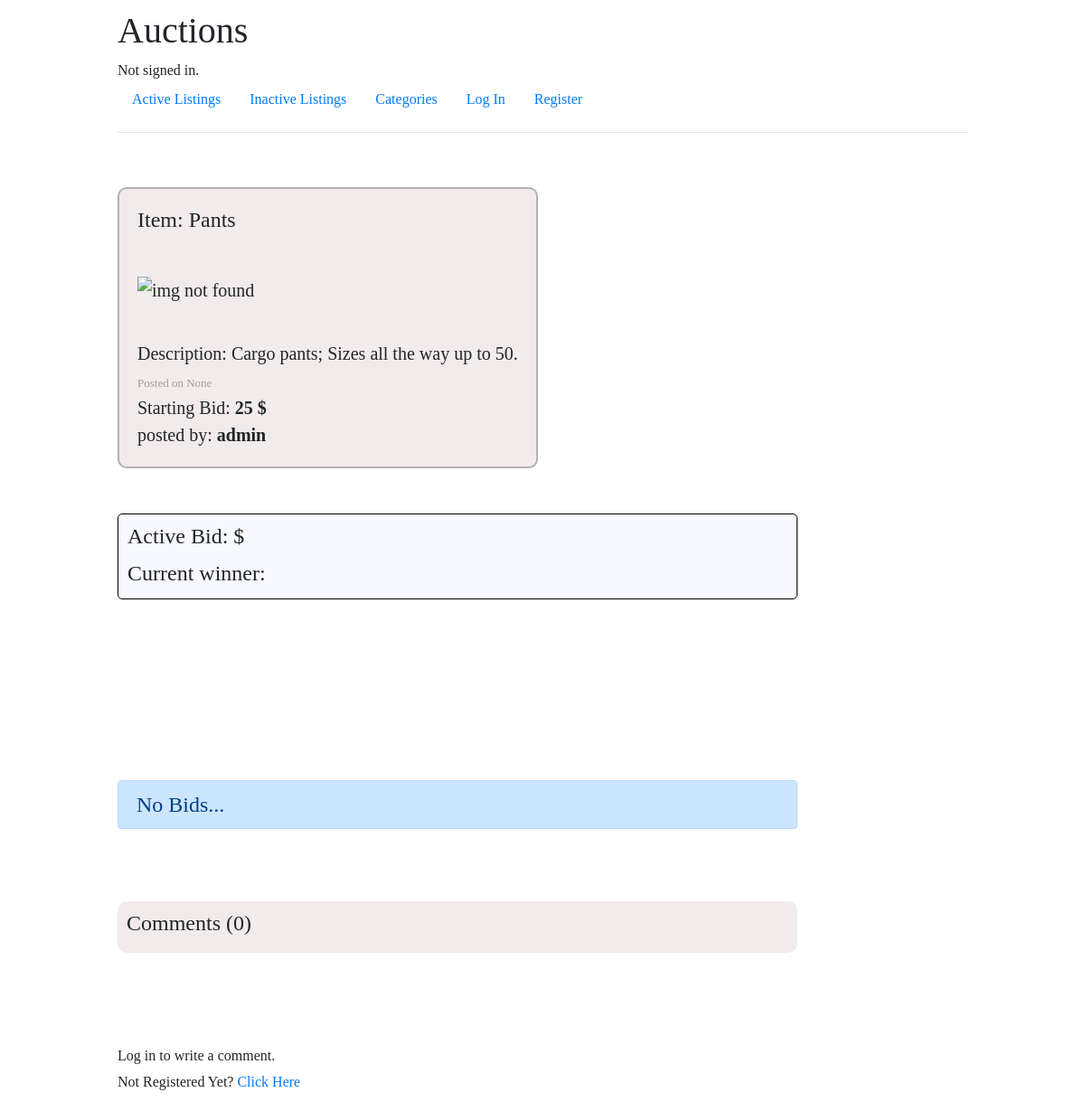
Page /listing/9 on the earlier database version.
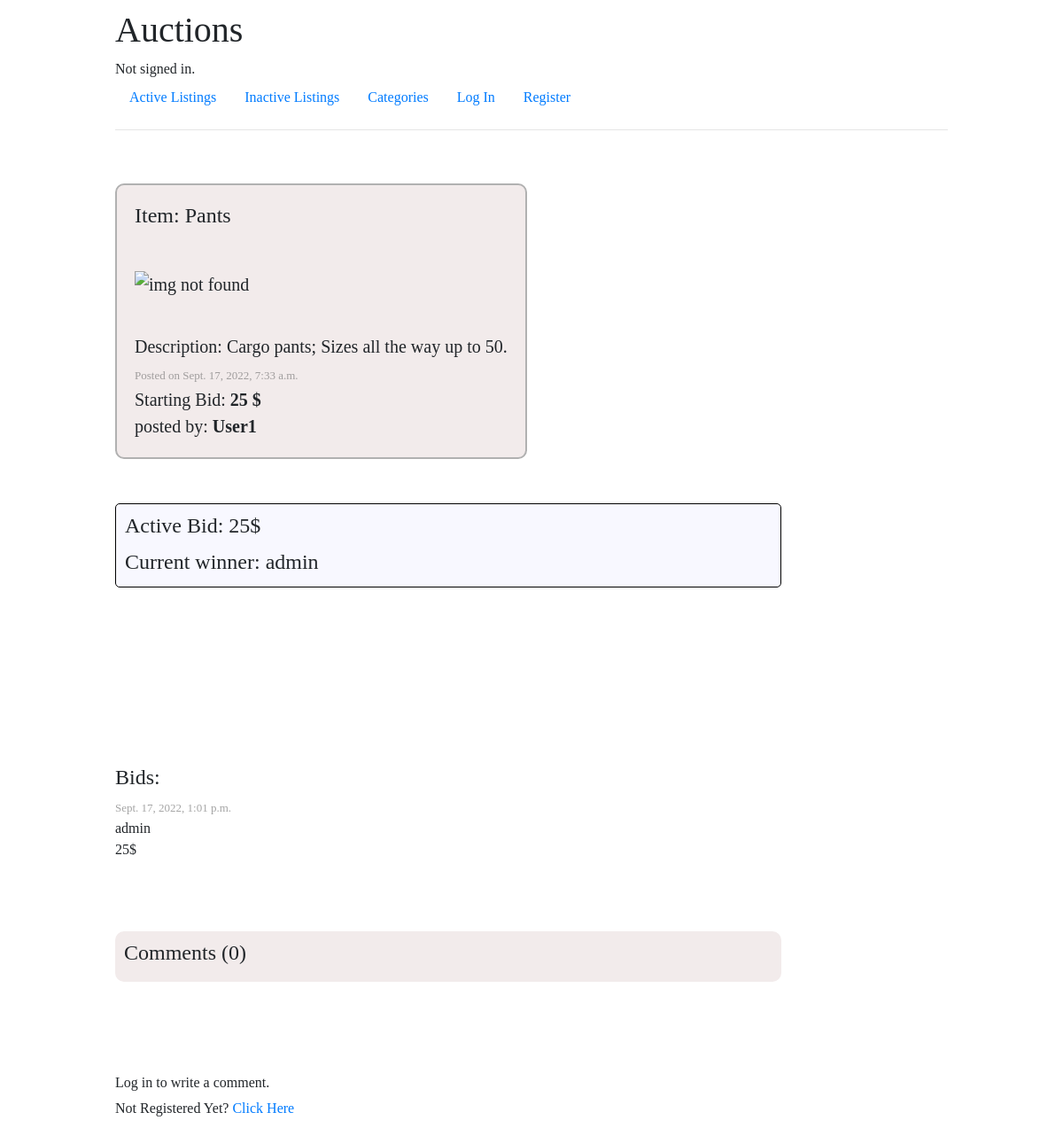
Same page on the later database version.
### auctions/models.py (models this page shows, shortened)
class Listing(models.Model):
    title = models.CharField('Title',max_length=64)
    content = models.TextField('Content',max_length=500)
    image = models.CharField(blank=True, max_length=400)
    user = models.ForeignKey(User,on_delete=models.CASCADE, default=None)
    price = models.PositiveIntegerField('Price')
    time = models.DateTimeField(auto_now=True)
    active = models.BooleanField('active',default=True)
    category = models.ForeignKey('Categories', on_delete=models.CASCADE, default= "ELSE")
    class Meta:
        verbose_name = "Listing"
        verbose_name_plural = "Listings"

class User(AbstractUser):
    pass

class Bids(models.Model):
    post = models.ForeignKey(Listing, on_delete=models.CASCADE)
    user = models.ForeignKey(User, on_delete=models.CASCADE, default=None)
    bid = models.PositiveIntegerField(default=None,)
    time = models.DateTimeField(auto_now=True)
    class Meta:
        verbose_name = "Bid"
        verbose_name_plural = "Bids"

### auctions/views.py (the view)
# urls.py: path("listing/<int:listing_id>", views.listing, name="listing"),
def listing(request, listing_id):
    listing = Listing.objects.get(id = listing_id)
    bids = Bids.objects.filter(post = listing).order_by('-bid')
    comments = Comments.objects.filter(post = listing).order_by('-time')
    invalid_bid_message = "The bid must be higher or equal to it's starting bid!"
    checkbox = ""
    if len(bids) > 0:
        active_bid = bids[0]
    else:
        active_bid = None
    IS_USER = False
    if request.user == listing.user:
            IS_USER = True
    if request.user.is_authenticated:
        add_wishlist = request.POST.get("wishlist")
        if add_wishlist == "Add To Wishlist":
            add_wishlist = Wishlist.objects.update_or_create(user=request.user, post=listing)
            return HttpResponseRedirect(reverse('index'))
        if IS_USER:
            checkbox = request.POST.get("close")
            if checkbox == "Close":
                listing.active = False
                listing.save()
            return render(request, "auctions/listing.html", {
                "listing": listing,
                "comment_form":CommentForm(),
                "comments": comments,
                "bids": bids,
                "bid_form": Bidform(),
                "IS_USER": IS_USER,
                "active_bid": active_bid,
            })
        if (request.method == "POST"):
            comment_form = CommentForm(request.POST)
            bid_form = Bidform(request.POST)
            if bid_form.is_valid():
                bid_list = []
                try:
                    instance = bid_form.save(commit=False)
                    instance.user = request.user
                    if instance.bid < listing.price:
                        raise ValidationError("Price isn't valid")
                    for bid in bids:
                        bid_list.append(bid)
                        if instance.bid <= bid.bid:
                            invalid_bid_message = "Bid must be higher than any other bid!"
                            raise ValidationError("Bid must be higher than older bids")
                    instance.post = listing
                    instance.save()
                    return HttpResponseRedirect(reverse('index'))
                except ValidationError:
                    return render(request, "auctions/listing.html", {
                        "message": invalid_bid_message,
                        "listing": listing,
                        "comment_form":CommentForm(),
                        "comments": comments,
                        "bids": bids,
                        "bid_form": Bidform(),
                        "IS_USER": IS_USER,
                        "active_bid":  active_bid,
                    })
            if comment_form.is_valid():
                instance = comment_form.save(commit=False)
                instance.user = request.user
                instance.post = listing
                instance.save()
                return HttpResponseRedirect(reverse('index'))
        return render(request, "auctions/listing.html",{
        "listing": listing,
        "comment_form":CommentForm(),
        "comments": comments,
        "bids": bids,
        "bid_form": Bidform(),
        "active_bid":  active_bid,
    })
    else: #if user's not logged in
        return render(request, "auctions/listing.html",{
            "listing": listing,
            "comments": comments,
            "bids": bids,
            "active_bid": active_bid,
        })

### auctions/templates/auctions/listing.html (shortened to what this page needs)
{% extends "auctions/layout.html" %}
{% block body %}
    <div class="item-listing">
        <div><h4>Item: {{listing.title}}</h4></div>
        {% if listing.image %}
            <div><img src="{{listing.image}}" alt="{{listing.title}}" class="img-full-page"></div>
        {% else %}
            <div><img src="https://www.cort.com/assets/images/no-image.png" alt="img not found" class="img-full-page"></div>
        {% endif %}
        <div>Description: {{listing.content}}</div>
        <div><span class="time-stamp">Posted on {{listing.time}}</span></div>
        <div>Starting Bid: <b>{{listing.price}} $</b></div>
        <div>posted by: <b>{{listing.user}}</b></div>
    </div>
        {% if listing.active %}
            <div class="bids">
                <div class="current-bid">
                    <div><h4>Active Bid: {{active_bid.bid}}$</h4></div>
                    <div>Current winner: {{active_bid.user}}</div>
                </div>
        {% elif active_bid %}
            <div class="alert alert-primary" style="width:80%;"><h4>Auction was won by <i>{{active_bid.user}}</i> for <i>{{active_bid.bid}}$</i></h4></div><br>
        {% endif %}
        {% if bids %}
            <h4>Bids:</h4>
        {%else%}
            <h4 class="alert alert-primary" style="width:80%;">No Bids...</h4>
        {%endif%}
        {% for bid in bids %}
            <div>
                <span class="time-stamp"> {{bid.time}}</span>
                <div>{{ bid.user }}</div>
                <div>{{ bid.bid }}$</div>
            </div>
        {% endfor %}
    </div>
    <div class="comments">
        <h4>Comments ({{comments.count}})</h4>
    </div>
    {% if listing.active %}
        {% if comment_form %}
        <div class="comment-form">
            <form action="" method="POST">{% csrf_token %}
                {{comment_form}}
                <input type="submit" value="Add Comment" class="btn btn-primary">
            </form>
        </div>
        {% else %}
            <br>
            <div>
                <div><h6>Log in to write a comment.</h6></div>
                <div>Not Registered Yet? <a href="{%url 'register' %}">Click Here</a></div>
            </div>
        {% endif %}
    {%endif%}
{% endblock %}

Differences in the rows shown:
changed Listing "Pants": time "None" → "Sept. 17, 2022, 7:33 a.m."; user "admin" → "User1"
added Bids: bid "25", user "admin", time "Sept. 17, 2022, 1:01 p.m."
Other differences:
text no longer shown: "No Bids..."
text now shown: "Bids:"
